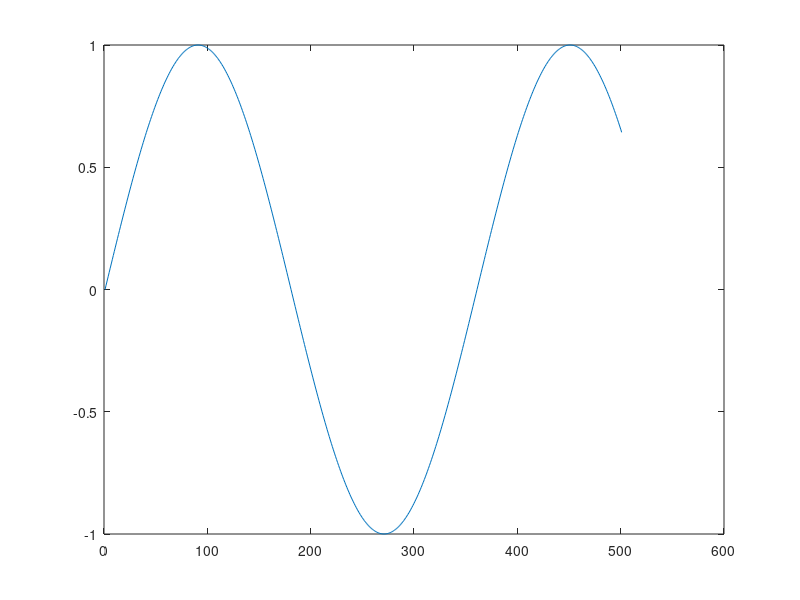
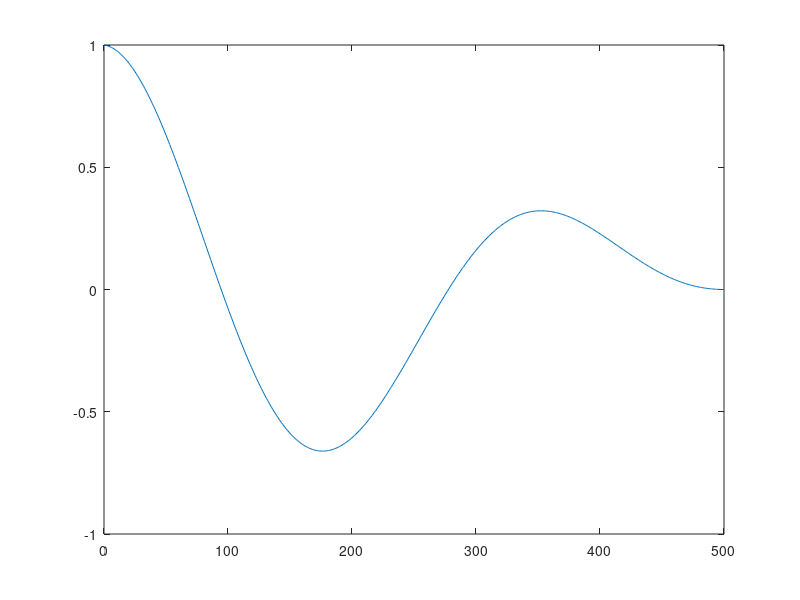

MATLAB code for these plots, in order:
%program to calculate cross correlation function for a sine wave

t = 0:1:500;
A = sind(t)';
figure(1)
plot(A)
%A = 9+2*rand(501,1);
A_shifted = zeros(length(A),1);
coerr_coeff = zeros(length(t),1);

for m = 0:length(t)-1
    A_shifted = zeros(length(A),1);
    A_shifted(1:length(t)-m,1) = A(m+1:length(A),1);
    total_sum=0;
    for n = 1:length(A_shifted)
        total_sum_num = sum(A.*A_shifted);
        total_sum_den = sum(A.*A);
        coerr_coeff(m+1) = total_sum_num/total_sum_den;
    end
end


figure(2)
plot(t,coerr_coeff)